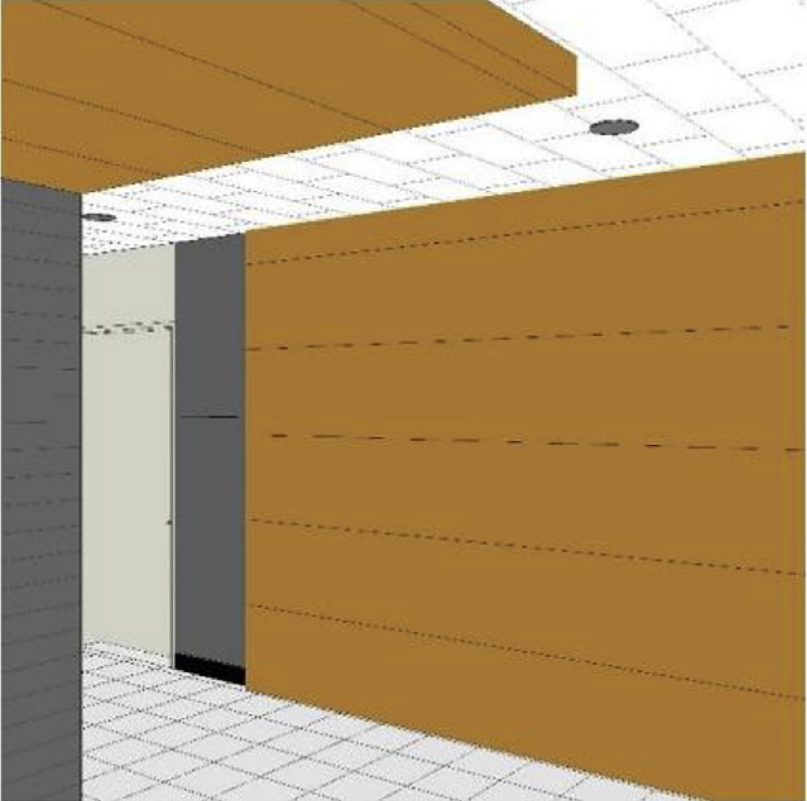
#> input picture data/paper/bim1.png, 807 x 801 px, found by its file name
$ python hough_transform.py
#> lines starting #> are read from the running program, lines starting #| are printed output that depends on the picture; after the words box and inside, x2 and y2 are one past the last pixel; in counts of white or black regions, pixels touching at a corner belong together
import cv2 as cv
import numpy as np

img = cv.imread(cv.samples.findFile('/home/hack/PycharmProjects/vgg/data/paper/bim1.png'))
#> img is the input picture: shape (801, 807, 3); mean B, G, R 100.2, 142.1, 170.7
gray = cv.cvtColor(img, cv.COLOR_BGR2GRAY)
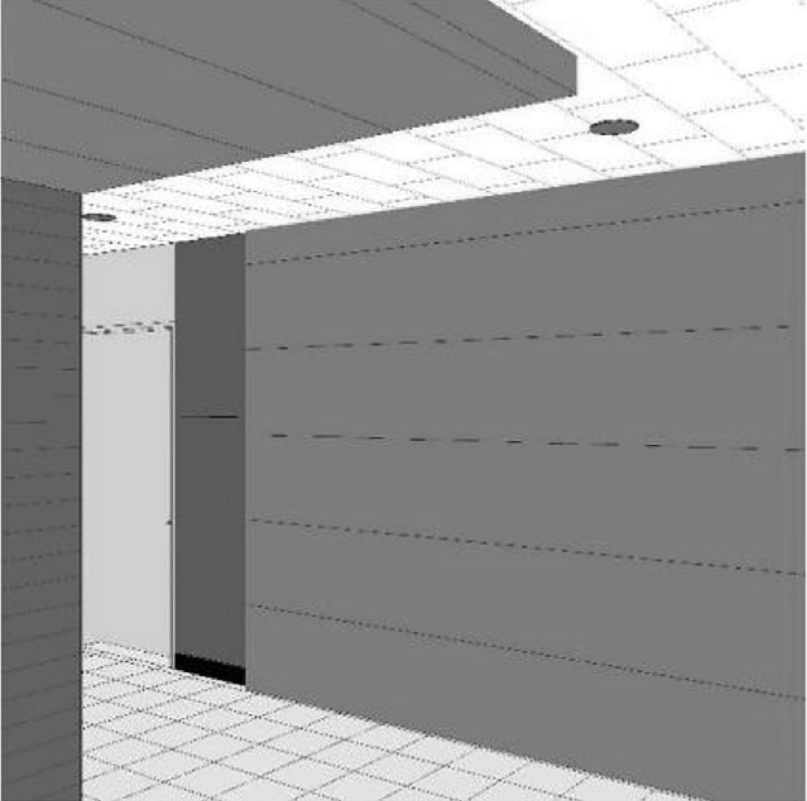
#> gray: shape (801, 807); min 0, max 255, mean 145.9
edges = cv.Canny(gray, 10, 110, apertureSize=3)
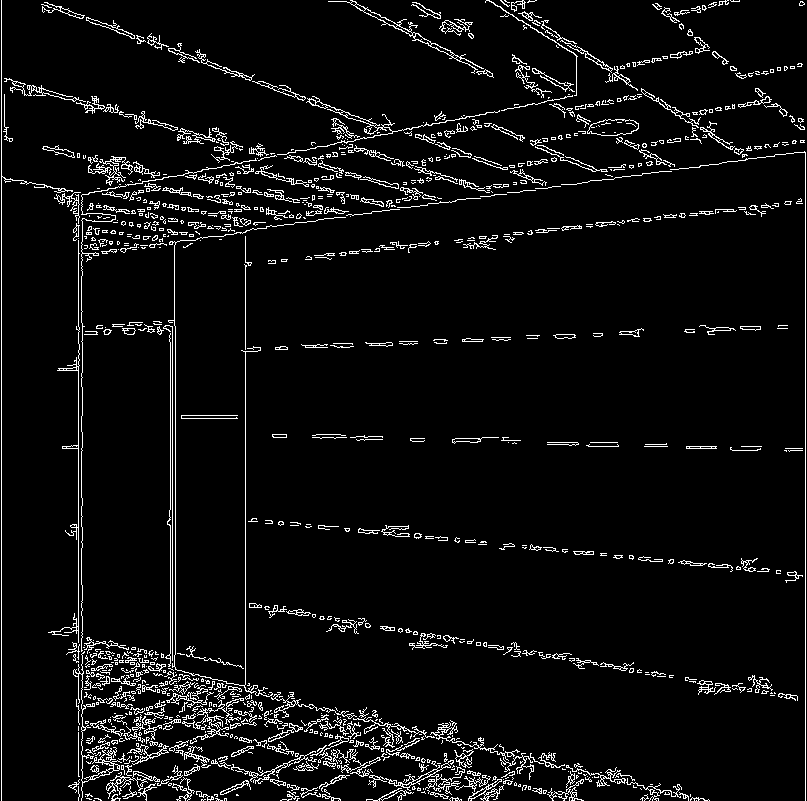
#> edges: shape (801, 807); 5.5% white in thin lines or dots
lines = cv.HoughLines(edges, 1, np.pi / 180, 200)
#> lines = 27 rows, first 8: [1, 0], [805, 0], [78, 0], [245, 0], [172, 0], [175, 0], [170, 0], [262, 1.43]
for line in lines:
    rho, theta = line[0]
    a = np.cos(theta)
    b = np.sin(theta)
    x0 = a * rho
    y0 = b * rho
    x1 = int(x0 + 1000 * (-b))
    y1 = int(y0 + 1000 * (a))
    x2 = int(x0 - 1000 * (-b))
    y2 = int(y0 - 1000 * (a))
    cv.line(img, (x1, y1), (x2, y2), (0, 0, 255), 2)
#> this loop made 27 passes
#> (rho, theta, a, b, x0, y0, x1, y1) on passes 1 to 12: (1, 0, 1, 0, 1, 0, 1, 1000), (805, 0, 1, 0, 805, 0, 805, 1000), (78, 0, 1, 0, 78, 0, 78, 1000), (245, 0, 1, 0, 245, 0, 245, 1000), (172, 0, 1, 0, 172, 0, 172, 1000), (175, 0, 1, 0, 175, 0, 175, 1000), (170, 0, 1, 0, 170, 0, 170, 1000), (262, 1.43, 0.139, 0.99, 36.46, 259.5, -953, 398), (82, 0, 1, 0, 82, 0, 82, 1000), (-13, 1.92, -0.342, 0.94, 4.45, -12.22, -935, -354), (610, 1.82, -0.242, 0.97, -147.6, 591.9, -1117, 349), (607, 1.82, -0.242, 0.97, -146.8, 589, -1117, 347)
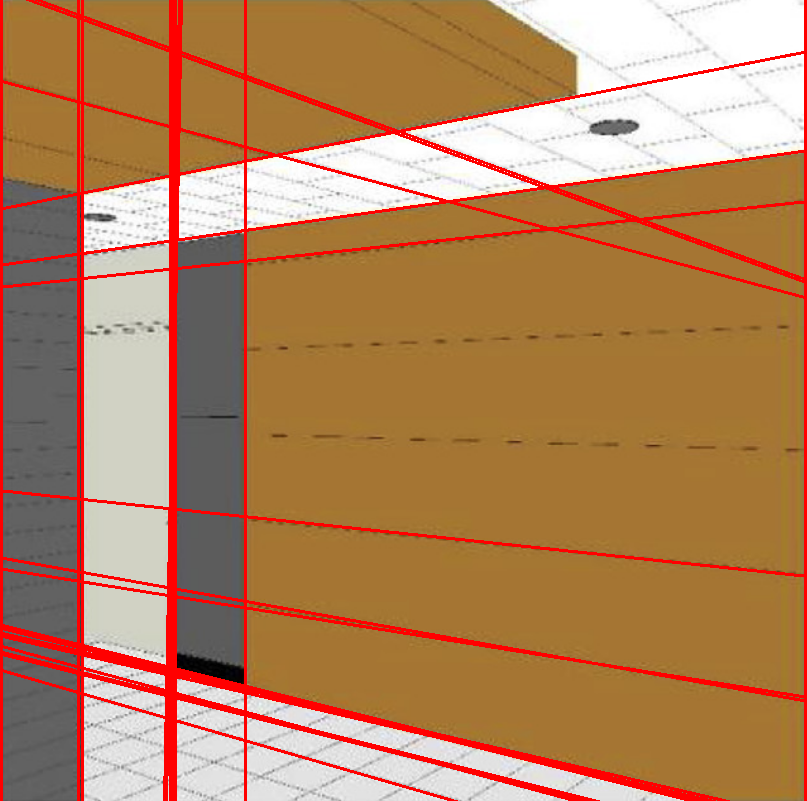
#> img: shape (801, 807, 3); 8.05% of pixels changed, all inside (x1, y1, x2, y2) = (0, 0, 807, 801)
cv.imwrite('houghlines3.jpg', img)

$ run again, with data/paper/bim2.png copied over data/paper/bim1.png
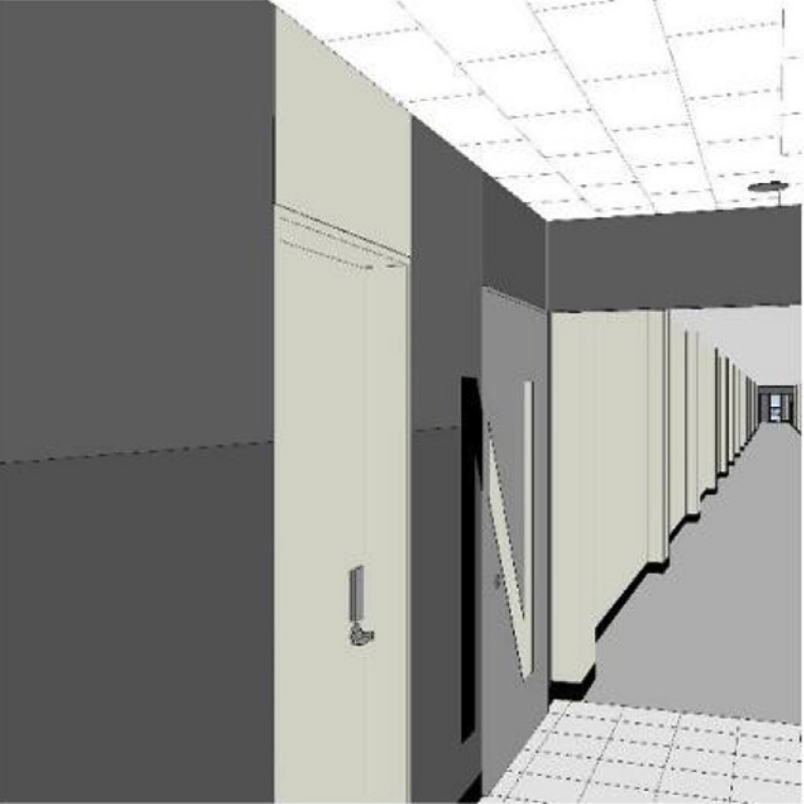
#> input picture data/paper/bim2.png, 804 x 804 px, found by its file name
#> img is the input picture: shape (804, 804, 3); mean B, G, R 146.7, 149.8, 149.6
#> `edges = cv.Canny(gray, 10, 110, apertureSize=3)`:
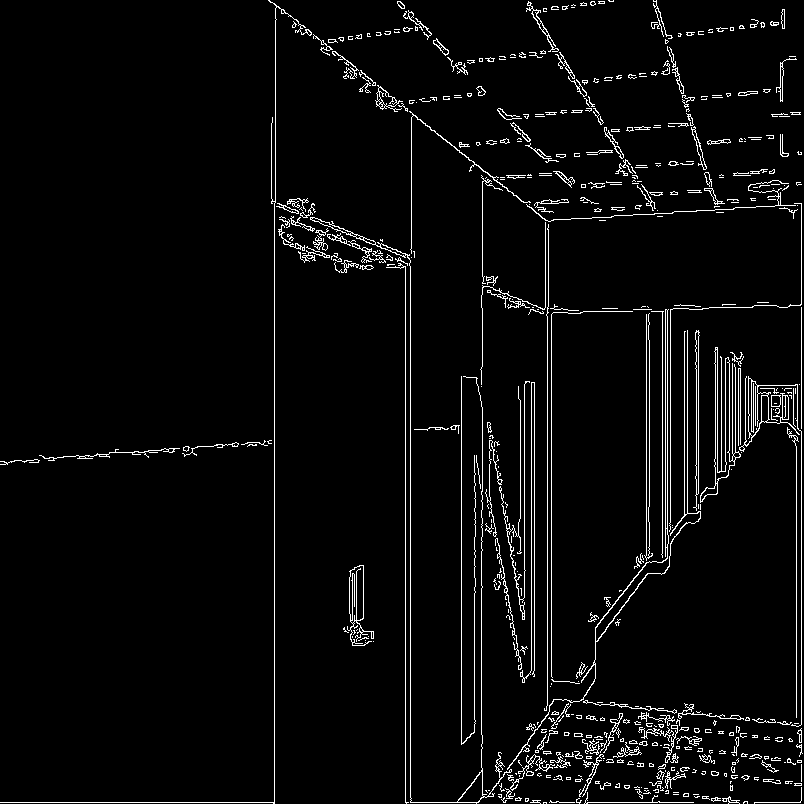
#> edges: shape (804, 804); 4% white in thin lines or dots
#> lines = 26 rows, first 8: [274, 0], [801, 0], [802, 1.57], [405, 0], [410, 0], [547, 0], [551, 0], [461, 0]
#> the loop `for line in lines:` made 26 passes
#> (rho, theta, a, b, x0, y0, x1, y1) on passes 1 to 8: (274, 0, 1, 0, 274, 0, 274, 1000), (801, 0, 1, 0, 801, 0, 801, 1000), (802, 1.57, -4.37e-08, 1, -3.51e-05, 802, -1000, 801), (405, 0, 1, 0, 405, 0, 405, 1000), (410, 0, 1, 0, 410, 0, 410, 1000), (547, 0, 1, 0, 547, 0, 547, 1000), (551, 0, 1, 0, 551, 0, 551, 1000), (461, 0, 1, 0, 461, 0, 461, 1000)
#> after the loop `for line in lines:`:
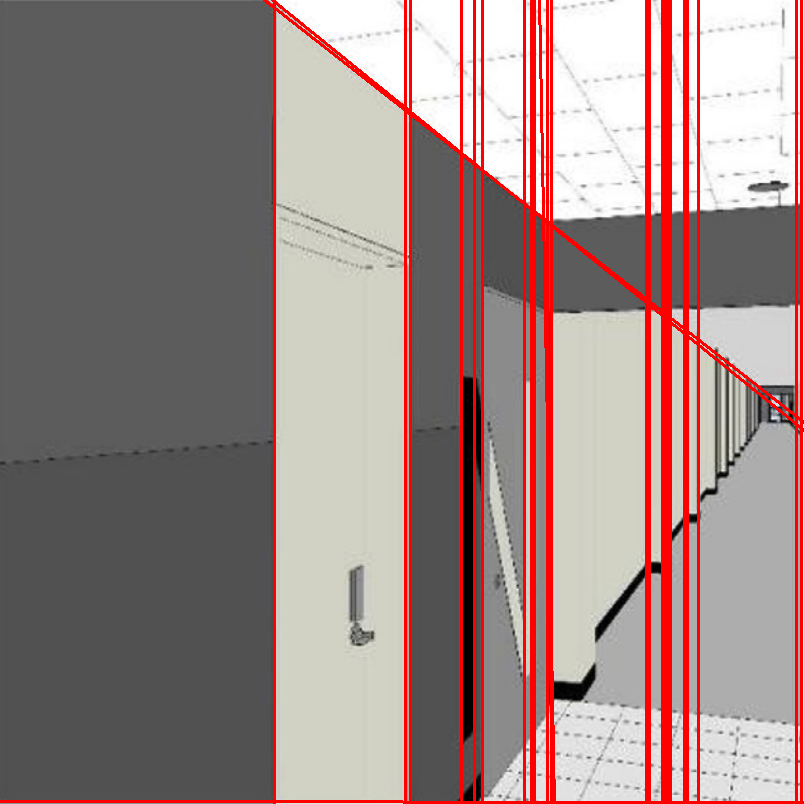
#> img: shape (804, 804, 3); 9.13% of pixels changed, all inside (x1, y1, x2, y2) = (0, 0, 804, 804)
